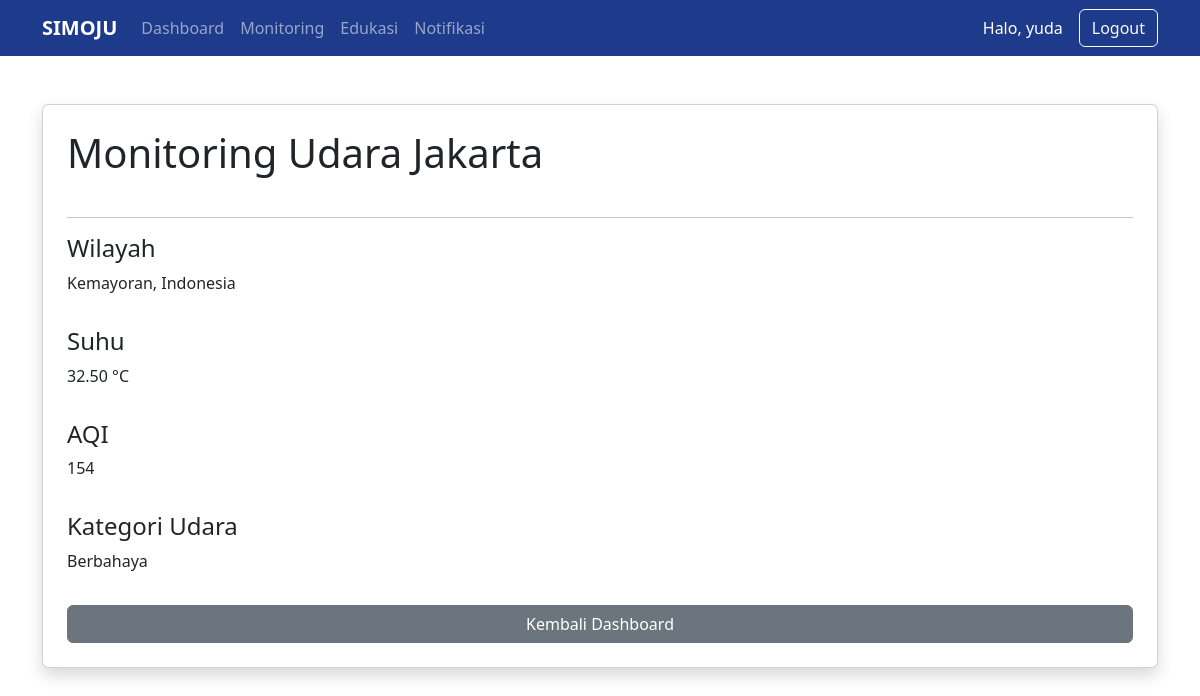
The page /public/index.php?url=MonitoringController/index (signed in) on the database as committed earlier.
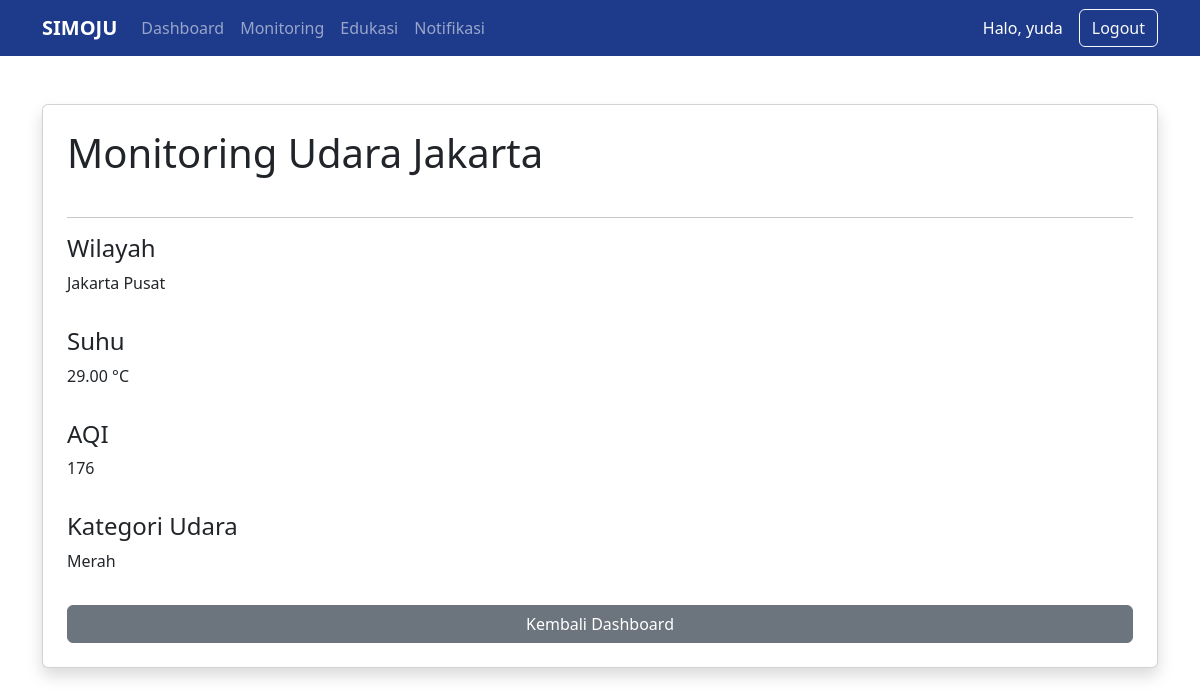
The same page on the database as committed later.
### tables this page shows
CREATE TABLE `riwayat_monitoring` (
  `id` int(11) NOT NULL AUTO_INCREMENT,
  `wilayah` varchar(100) DEFAULT NULL,
  `suhu` decimal(5,2) DEFAULT NULL,
  `aqi` int(11) DEFAULT NULL,
  `kategori` varchar(50) DEFAULT NULL,
  `waktu_data` datetime DEFAULT NULL,
  `status` varchar(50) DEFAULT NULL,
  `created_at` timestamp NOT NULL DEFAULT current_timestamp(),
  PRIMARY KEY (`id`)
);

### app/core/Controller.php (called while the page is built, shortened)
<?php
class Controller {
    public function view($view, $data = [])
    {
         require_once '../app/views/templates/header.php';
        require_once '../app/views/' . $view . '.php';
        require_once '../app/views/templates/footer.php';
    }
}

### app/controllers/MonitoringController.php (called while the page is built, shortened)
<?php
class MonitoringController extends Controller {
    public function index()
    {
        $monitoring = $this->model('Monitoring');
        $data = $monitoring->getLatest();
        $this->view('monitoring/index', $data);
    }
}

### app/core/App.php (called while the page is built, shortened)
<?php
class App {
    protected $method = 'index';
    protected $params = [];
    public function __construct()
    {
        $url = $this->parseURL();
        if(isset($url[0]) && file_exists('../app/controllers/' . $url[0] . '.php')) {
            unset($url[0]);
        }
        $this->controller = new $this->controller;
        if(isset($url[1]) && method_exists($this->controller, $url[1])) {
            $this->method = $url[1];
        }
        call_user_func_array(
            [$this->controller, $this->method],
            $this->params
        );
    }
    public function parseURL()
    {
        if(isset($_GET['url']))
        {
            $url = rtrim($_GET['url'], '/');
            $url = filter_var($url, FILTER_SANITIZE_URL);
            return explode('/', $url);
        }
    }
}

### public/index.php (called while the page is built, shortened)
<?php
$app = new App;

### app/core/Model.php (called while the page is built, shortened)
<?php
require_once 'Database.php';
class Model {
    public function __construct()
    {
        $database = new Database();
        $this->db = $database->getConnection();
    }
}

### app/core/Database.php (called while the page is built, shortened)
<?php
class Database {
    private $conn;
    public function __construct()
    {
        $this->conn = new mysqli(
            DB_HOST,
            DB_USER,
            DB_PASS,
            DB_NAME
        );
    }
    public function getConnection()
    {
        return $this->conn;
    }
}

### app/models/Monitoring.php (called while the page is built, shortened)
<?php
class Monitoring extends Model {
    public function getLatest()
    {
        $query = "SELECT * FROM riwayat_monitoring ORDER BY id DESC LIMIT 1";
        $result = $this->db->query($query);
        return $result->fetch_assoc();
    }
}

### app/views/monitoring/index.php (the view)
<div class="container mt-5">
    <div class="card shadow p-4">
        <h1 class="mb-4">
            Monitoring Udara Jakarta
        </h1>
        <hr>
        <div class="mb-3">
            <h4>Wilayah</h4>
            <p><?= $data['wilayah']; ?></p>
        </div>
        <div class="mb-3">
            <h4>Suhu</h4>
            <p><?= $data['suhu']; ?> °C</p>
        </div>
        <div class="mb-3">
            <h4>AQI</h4>
            <p><?= $data['aqi']; ?></p>
        </div>
        <div class="mb-3">
            <h4>Kategori Udara</h4>
            <p><?= $data['kategori']; ?></p>
        </div>
        <a href="http://localhost/Simoju_UTS2/public/index.php?url=HomeController/dashboard"
           class="btn btn-secondary">
            Kembali Dashboard
        </a>
    </div>
</div>

Rows that differ between the two databases and show on the page:
no longer on this page (row edited): riwayat_monitoring: wilayah "Kemayoran, Indonesia", suhu "32.50", aqi "154", kategori "Berbahaya"
added riwayat_monitoring: wilayah "Jakarta Pusat", suhu "29.00", aqi "176", kategori "Merah"
